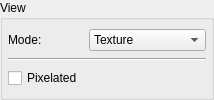
      <widget class="QGroupBox" name="groupBox_5">
       <property name="maximumSize">
        <size>
         <width>16777215</width>
         <height>16777215</height>
        </size>
       </property>
       <property name="title">
        <string>View</string>
       </property>
       <layout class="QGridLayout" name="gridLayout_3">
        <property name="leftMargin">
         <number>5</number>
        </property>
        <property name="topMargin">
         <number>5</number>
        </property>
        <property name="rightMargin">
         <number>5</number>
        </property>
        <property name="bottomMargin">
         <number>5</number>
        </property>
        <property name="verticalSpacing">
         <number>3</number>
        </property>
        <item row="0" column="0">
         <widget class="QLabel" name="label_24">
          <property name="maximumSize">
           <size>
            <width>50</width>
            <height>16777215</height>
           </size>
          </property>
          <property name="text">
           <string>Mode:</string>
          </property>
         </widget>
        </item>
        <item row="0" column="1">
         <widget class="QComboBox" name="comboBoxView">
          <item>
           <property name="text">
            <string>Texture</string>
           </property>
          </item>
          <item>
           <property name="text">
            <string>Normal Map</string>
           </property>
          </item>
          <item>
           <property name="text">
            <string>Specular Map</string>
           </property>
          </item>
          <item>
           <property name="text">
            <string>Parallax Map</string>
           </property>
          </item>
          <item>
           <property name="text">
            <string>Occlussion Map</string>
           </property>
          </item>
          <item>
           <property name="text">
            <string>Preview</string>
           </property>
          </item>
         </widget>
        </item>
        <item row="1" column="0" colspan="2">
         <widget class="Line" name="line">
          <property name="orientation">
           <enum>Qt::Horizontal</enum>
          </property>
         </widget>
        </item>
        <item row="2" column="0">
         <widget class="QCheckBox" name="checkBoxPixelated">
          <property name="text">
           <string>Pixelated</string>
          </property>
         </widget>
        </item>
       </layout>
      </widget>
